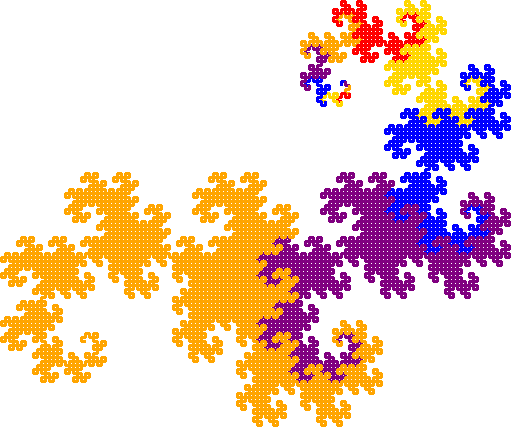

Recreate this plot in Python.
from __future__ import print_function
from PIL import Image, ImageDraw, ImageColor
import struct

# Utility function for mapping list of colors names
def get_colors(colors, mode='RGB'):
    if colors is None:
        colors = 'black'
    return list(map(lambda x: ImageColor.getcolor(x, mode), colors.split(',')))

def popcount(x):
    n = 0
    while x:
        n += 1
        x &= (x - 1)  # Clear the bottom-most set bit - cf snippet 0x2f
    return n

def floor_log2(x):
	if x < 0:
		raise ValueError('floor_log2(): argument must be positive')
	if x == 0:
		return 0		# A bit inconsistent
	return (struct.unpack('<L', struct.pack('<f', float(x)))[0] >> 23) - 127

def draw_dragon(n, size, mg, width=1, colors=None, mode='RGB'):
	# Directions in space
	dx = [ 0, 1,  0, -1 ]
	dy = [ 1, 0, -1,  0 ]

	img = Image.new(mode, (size, 5 * size / 6 + width - 2), get_colors('white', mode)[0])
	draw = ImageDraw.Draw(img)
	pos = (2 * size / 3, size / 6)
	colors = get_colors(colors, mode)

	for i in range(1 << n):
		dirn = popcount(i ^ (i >> 1)) & 3
		npos = (pos[0] + mg * dx[dirn], pos[1] - mg * dy[dirn])
		color = colors[floor_log2(i) % len(colors)]
		draw.line([ pos, npos ], fill=color, width=width)
		pos = npos
	return img

img = draw_dragon(13, size=512, mg=4, colors='blue,purple,orange,red,gold', width=3)
img.show()
img.save('xorpd_0x3e_dragon.png', 'PNG', optimize=True)


